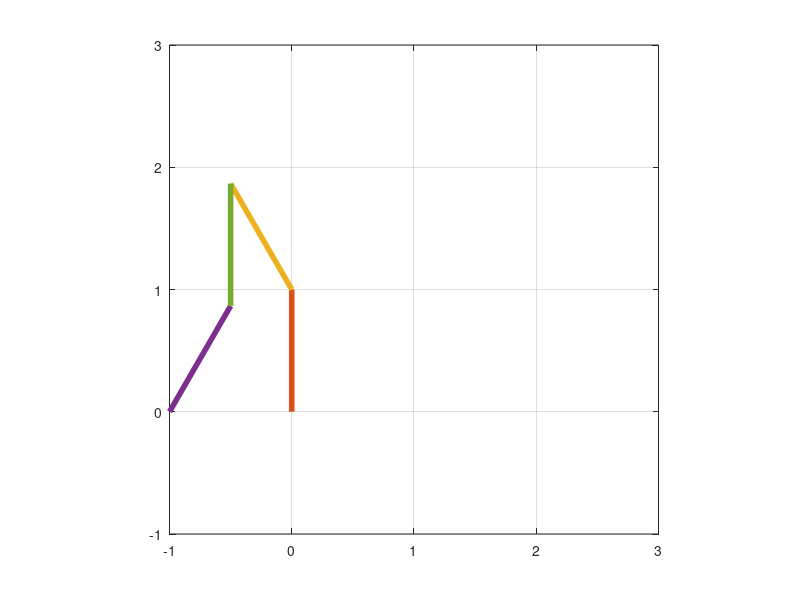

Write MATLAB code to recreate this figure. (Note: this script raises an error after producing the figure.)
function step_4body
clear all
global m1 m2 m3 m4 I1 I2 I3 I4 g l1 l2 l3 l4 s1 s2 s3 s4 v  chx chy u cbx cby
m1=1;
m2=1;
m3=1;
m4=1;
l1=1;
l2=1;
l3=1;
l4=1;
s1=0.5;
s2=0.5;
s3=0.5;
s4=0.5;
g=9.81;
I1=m1*l1^2/12;
I2=m2*l2^2/12;
I3=m3*l3^2/12;
I4=m4*l4^2/12;
v=0.25;
theta1=pi/2;
theta2=pi*2/3;
theta3=pi/2;
theta4=pi/3;
chx=l1*cos(theta1)+l2*cos(theta2);
chy=l1*sin(theta1)+l2*sin(theta2);
u=0.5;
cbx=l2*cos(theta2)-l4*cos(theta4);
cby=0;

TSPAN=[0:1E-2:12];
X0=[s1*cos(theta1) s1*sin(theta1) theta1 l1*cos(theta1)+s2*cos(theta2) l1*sin(theta1)+s2*sin(theta2) theta2 l2*cos(theta2) l4*sin(theta4)+s3*sin(theta3) theta3 l2*cos(theta2)-s4*cos(theta4) s4*sin(theta4) theta4 0 0 0 0 0 0 0 0 0 0 0 0];
[t,X]=ode45(@func,TSPAN,X0);

for i=1:length(X)
    figure(1);
    plot([0,0],[0,0]);
    grid;
    axis square;
    xmin=-1;xmax=3;ymin=-1;ymax=3;
    axis([xmin,xmax,ymin,ymax]);
    hold on;
    xQp=X(i,1)-s1*cos(X(i,3));
    yQp=X(i,2)-s1*sin(X(i,3));
    xPp1=X(i,1)+(l1-s1)*cos(X(i,3));
    yPp1=X(i,2)+(l1-s1)*sin(X(i,3));
    xPp2=X(i,4)-s2*cos(X(i,6));
    yPp2=X(i,5)-s2*sin(X(i,6));
    xRp=X(i,4)+(l2-s2)*cos(X(i,6));
    yRp=X(i,5)+(l2-s2)*sin(X(i,6));
    xRs=X(i,7)+(l3-s3)*cos(X(i,9));
    yRs=X(i,8)+(l3-s3)*sin(X(i,9));
    xPs2=X(i,7)-s3*cos(X(i,9));
    yPs2=X(i,8)-s3*sin(X(i,9));
    xPs1=X(i,10)+(l4-s4)*cos(X(i,12));
    yPs1=X(i,11)+(l4-s4)*sin(X(i,12));
    xQs=X(i,10)-s4*cos(X(i,12));
    yQs=X(i,11)-s4*sin(X(i,12));
    plot([xQp,xPp1],[yQp,yPp1],'linewidth',4);
    plot([xRp,xPp2],[yRp,yPp2],'linewidth',4);
    plot([xQs,xPs1],[yQs,yPs1],'linewidth',4);
    plot([xRs,xPs2],[yRs,yPs2],'linewidth',4);
    drawnow
    hold off
    set(1,'doublebuffer','on')
end

figure(2);
plot(t,X(:,5)+(l2-s2)*sin(X(:,6)))
xlabel('time','FontSize',18);
ylabel('Ry','FontSize',18);

function dXdt=func(t,X)
global m1 m2 m3 m4 I1 I2 I3 I4 g l1 l2 l3 l4 s1 s2 s3 s4 v  chx chy u1 cbx1 cby1 u2 cbx2 cby2 theta1 theta2 theta3 theta4

theta1=pi/2;
theta2=pi*2/3;
theta3=pi/2;
theta4=pi/3;

if 0<=t&&t<=4
    u1=0;
    u2=0.5;
    cbx1=0;
    cbx2=-1;
    cby1=0;
    cby2=0;
elseif 4<t&&t<=8
    u1=0.5;
    u2=0;
    cbx1=-2;
    cbx2=1;
    cby1=0;
    cby2=0;
elseif 8<t&&t<=12
    u1=0;
    u2=0.5;
    cbx1=2;
    cbx2=-3;
    cby1=0;
    cby2=0;
elseif 12<t&&t<=16
    u1=0.5;
    u2=0;
    cbx1=-4;
    cbx2=3;
    cby1=0;
    cby2=0;    
end
M1=[m1 0 0;
    0 m1 0;
    0 0 I1];
M2=[m2 0 0;
    0 m2 0;
    0 0 I2];
M3=[m3 0 0;
    0 m3 0;
    0 0 I3];
M4=[m4 0 0;
    0 m4 0;
    0 0 I4];
Q=[0;
    -m1*g;
    0;
    0;
    -m2*g;
    0;
    0;
    -m3*g;
    0;
    0;
    -m4*g;
    0];

Cq1=[1 0 s1*sin(X(3));
    0 1 -s1*cos(X(3));
    1 0 -(l1-s1)*sin(X(3));
    0 1 (l1-s1)*cos(X(3));
    0 0 0;
    0 0 0;
    0 0 0;
    0 0 0;
    0 0 0;
    0 0 0;
    0 0 0;
    0 0 0];
Cq2=[0 0 0;
    0 0 0;
    -1 0 -s2*sin(X(6));
    0 -1 s2*cos(X(6));
    1 0 -(l2-s2)*sin(X(6));
    0 1 (l2-s2)*cos(X(6));
    0 0 0;
    0 0 0;
    1 0 -(l2-s2)*sin(X(6));
    0 1 (l2-s2)*cos(X(6));
    0 0 0;
    0 0 0];
Cq3=[0 0 0;
     0 0 0;
     0 0 0;
     0 0 0;
    -1 0 (l3-s3)*sin(X(9));
    0 -1 -(l3-s3)*cos(X(9));
    1 0 s3*sin(X(9));
    0 1 -s3*cos(X(9));
    0 0 0;
    0 0 0;
    0 0 0;
    0 0 0];
Cq4=[0 0 0;
    0 0 0;
    0 0 0;
    0 0 0;
    0 0 0;
    0 0 0;
    -1 0 (l4-s4)*sin(X(12));
    0 -1 -(l4-s4)*cos(X(12));
    0 0 0;
    0 0 0;
    1 0 s4*sin(X(12));
    0 1 -s4*cos(X(12))]; 
A=[M1 zeros(3,3) zeros(3,3) zeros(3,3)   Cq1';
    zeros(3,3) M2 zeros(3,3) zeros(3,3)  Cq2';
    zeros(3,3) zeros(3,3) M3 zeros(3,3)  Cq3';
    zeros(3,3) zeros(3,3) zeros(3,3) M4  Cq4';
    Cq1        Cq2        Cq3       Cq4  zeros(12,12)];

alph=50;
beta=50;
C=[X(1)-s1*cos(X(3))-(u1*t+cbx1);
    X(2)-s1*sin(X(3))-cby1;
    X(1)+(l1-s1)*cos(X(3))-X(4)+s2*cos(X(6));
    X(2)+(l1-s1)*sin(X(3))-X(5)+s2*sin(X(6));
    X(4)+(l2-s2)*cos(X(6))-X(7)-(l3-s3)*cos(X(9));
    X(5)+(l2-s2)*sin(X(6))-X(8)-(l3-s3)*sin(X(9));
    X(7)-s3*cos(X(9))-X(10)-(l4-s4)*cos(X(12));
    X(8)-s3*sin(X(9))-X(11)-(l4-s4)*sin(X(12));
    X(4)+(l2-s2)*cos(X(6))-(v*t+chx);
    X(5)+(l2-s2)*sin(X(6))-chy;
    X(10)-s2*cos(X(12))-(u2*t+cbx2);
    X(11)-s2*sin(X(12))-cby2];
    
C1=[X(13)+s1*sin(X(3))*X(15)-u1;
    X(14)-s1*cos(X(3))*X(15);
    X(13)-(l1-s1)*sin(X(3))*X(15)-X(16)-s2*sin(X(6))*X(18);
    X(14)+(l1-s1)*cos(X(3))*X(15)-X(17)+s2*cos(X(6))*X(18);
    X(16)-(l2-s2)*sin(X(6))*X(18)-X(19)+(l3-s3)*sin(X(9))*X(21);
    X(17)+(l2-s2)*cos(X(6))*X(18)-X(20)-(l3-s3)*cos(X(9))*X(21);
    X(19)+s3*sin(X(9))*X(21)-X(22)+(l4-s4)*sin(X(12))*X(24);
    X(20)-s3*cos(X(9))*X(21)-X(23)-(l4-s4)*cos(X(12))*X(24);
    X(16)-(l2-s2)*sin(X(6))*X(18)-v;
    X(17)+(l2-s2)*cos(X(6))*X(18);
    X(22)+s2*sin(X(12))*X(24)-u2;
    X(23)-s2*cos(X(12))*X(24)];    

Gm=[s1*sin(X(3))*X(15)^2;
    s1*cos(X(3))*X(15)^2;
    -(l1-s1)*cos(X(3))*X(15)^2-s2*cos(X(6))*X(18)^2;
    -(l1-s1)*sin(X(3))*X(15)^2-s2*sin(X(6))*X(18)^2;
    -(l2-s2)*cos(X(6))*X(18)^2+(l3-s3)*cos(X(9))*X(21)^2;
    -(l2-s2)*sin(X(6))*X(18)^2+(l3-s3)*sin(X(9))*X(21)^2;
    s3*cos(X(9))*X(21)^2+(l4-s4)*cos(X(12))*X(24)^2;
    s3*sin(X(9))*X(21)^2+(l4-s4)*sin(X(12))*X(24)^2;
    -(l2-s2)*cos(X(6))*X(18)^2;
    -(l2-s2)*sin(X(6))*X(18)^2;
    s2*cos(X(12))*X(24)^2;
    s2*sin(X(12))*X(24)^2]-2*alph*C1-(beta^2)*C;
RHS=[Q;
    Gm];
ACC=A\RHS;
dXdt=zeros(24,1);
dXdt(1:12)=X(13:24);
dXdt(13:24)=ACC(1:12);

    